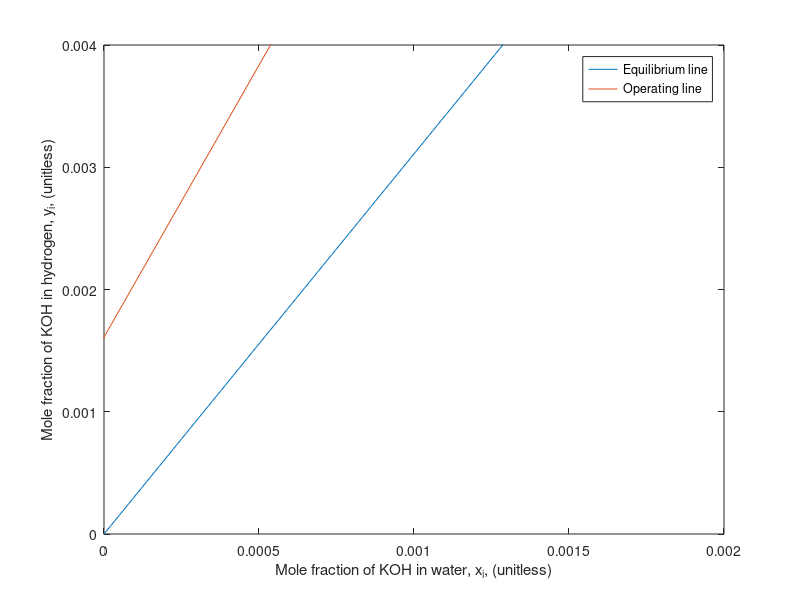

Here is the MATLAB script that generated this plot:
fplot(@(x) 3.11.*x)
hold on
fplot(@(x)  1.61E-03 + 4.45.*x)
hold off

xlim([0 2e-3])
ylim([0 4e-3])
xlabel('Mole fraction of KOH in water, x_i, (unitless)')
ylabel('Mole fraction of KOH in hydrogen, y_i, (unitless)')
legend('Equilibrium line', 'Operating line')